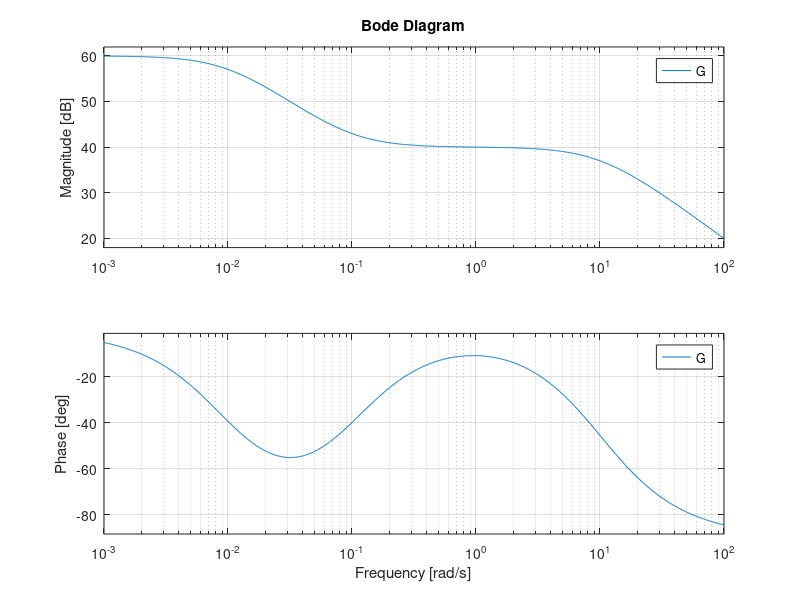

MATLAB code for this plot: (Note: this script raises an error after producing the figure.)
% MOLARI STEFANO 727197
close all
clear all
clc

% inserisco il sistema

num =1000*[10 1];
den=conv([100 1],[0.1 1]);
G=tf(num,den)
bode(G)
% calcolo zeri, poli, costante di trasferimento
[z,p,k]=zpkdata(G)

% calcolo il guadagno
guadagno = dcgain(G)

% inserisco ZOH
Tc=0.001
Gzoh=tf(1,[0,5*Tc 1])

% calcolo sottosistema analogico
Ga=G*Gzoh

% adesso che ho Ga posso aprire sisotool e progettare il controllore

% le specifiche da rispettare sono:

%1. errore a regime a seguito di un set point a scalino nullo
    % per far cio controllo se il sistema contenga già un integratore, non
    % lo contiene quindi dovrò aggiungerlo nel controllore
%2. % il sistema controllato deve avere un comportamento simile a un
    %sistema del primo ordine e deve arrivare a regime in 1s
  
    % per fare ciò dovrò avere PM>x75
    % inoltre so che T= 1 =5* cost tempo
    % cost tempo = 1/5 s
    % polo = -1/cost tempo = -5
    % wt>5

%3  % un disturbo a w=100 deve essere attenuato di almeno 30 dB

% da command window eseguo il comando Sisotool(Ga)
    % aggiungo manualmente un integratore 
    % il margine di fase è troppo basso, aggiungo uno zero epr compensare
    % il primo polo
    % il modulo è troppo piatto, aumento la pendenza inserendo un polo al
    % primo zero
    % per aumentare il margine di fase aggiungo uno zero per compensare il
    % prossimo polo
    % regolo a mano il guadagno per rispettare wr>5
    % a w=100 ho trroppa poca attenuazione
    % aggiungo così un polo tra wc e w=100 e aggiusto di poco il guadagno
    % l'uscita rispetta così le specifiche e il controllore è causale
    % grNUM <= grDEN
    
% esporto il controllore appena creato
% lo converto da formato zpk a formato tf
% da command window scrivo C=tf(C)
% lo salvo
% da commmand window scrivo save C_file C

load C_file % carico il controllore
%discretizzo il controllore con il metodo di tustin
Cd=c2d(C,Tc,'tustin')

% poi apro simulink e verifico che il sistema retroazionato,
% con C e G in anello aperto ( ZOH e campionatore lo aggiunge matlab)
% risopetti le specifiche richieste nel tempo

% digito da command window simulink per avviarlo

% utilizzo una discrete transfer function per Cd
% utilizzo una transfer function per il sistema

% osservo l'uscita, arriva in meno di un secondo a regime, non ha
% sovraelongazioni e si comporta come un sistema del primo ordine.
% la variabile di controllo sembra fisicamente realizzabile.

% indicare se il Tc indicato è compatibile con le caratteristiche del
% sistema

% la specifica frequenziale più in alta frequenza è w=100
% wc1=5*w=500
%Tc1 =2pi/wc1
Tc1=(2*pi/500)%0.0126
% tc1 > Tc dato
% quindi il tempo di campionamento dato è compatibile.
